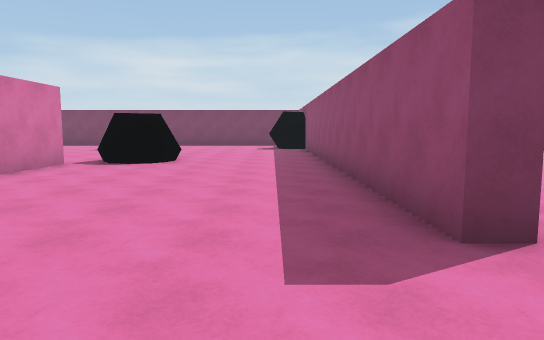
View 1 (above)

24 first-person views from a walk through a Unity game level. The camera is 1.5 m above the floor, tilts 6° down and sees 70° across. The floor is counted in squares, 2 m on a side. Each view is taken from the middle of a square. On the plan, view 1 faces up. The plan holds only what a view shows up to about 12 squares ahead; the rest is blank. The place goes on beyond the plan. The player is left out.

View 2
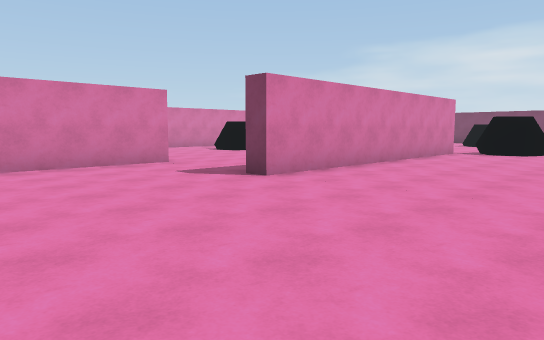

View 3
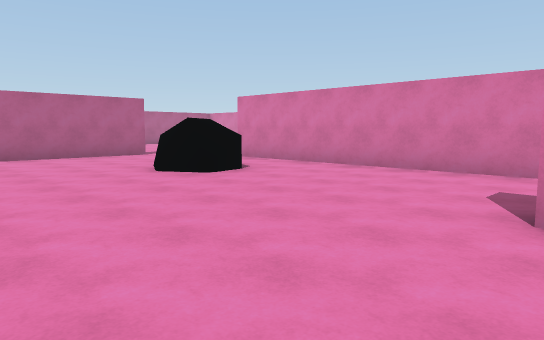

View 4
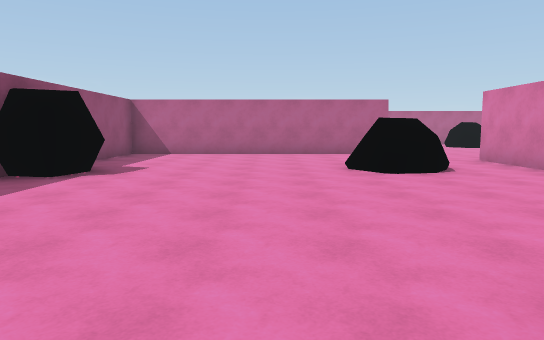

View 5
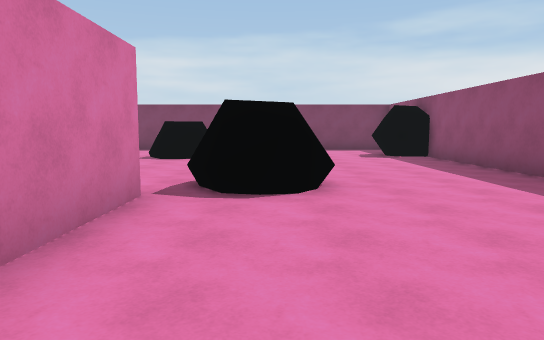

View 6
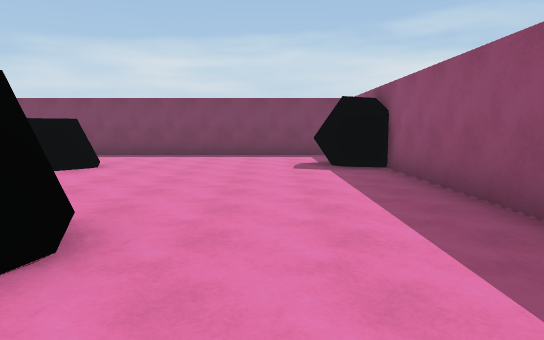

View 7
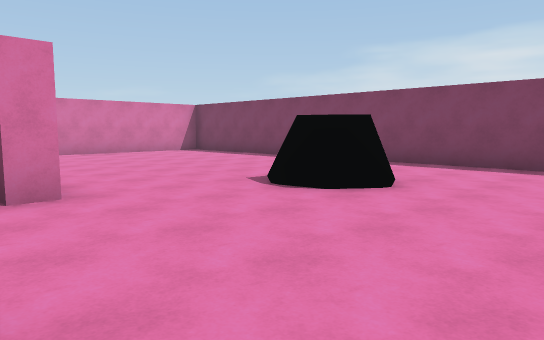

View 8
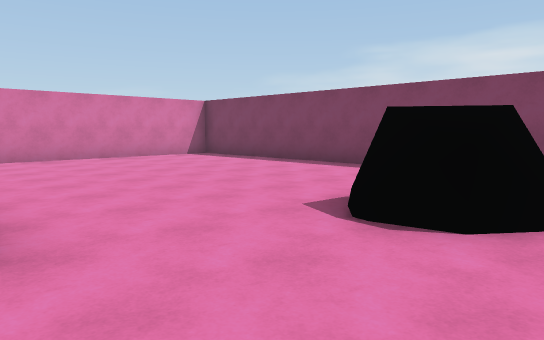

View 9
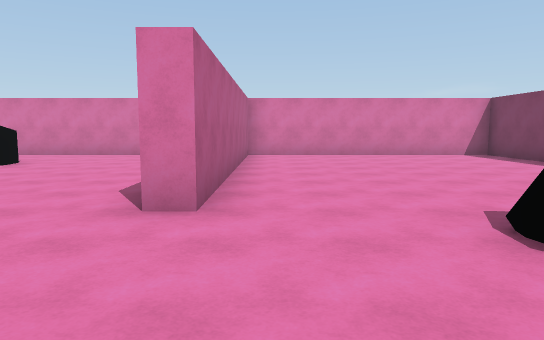

View 10
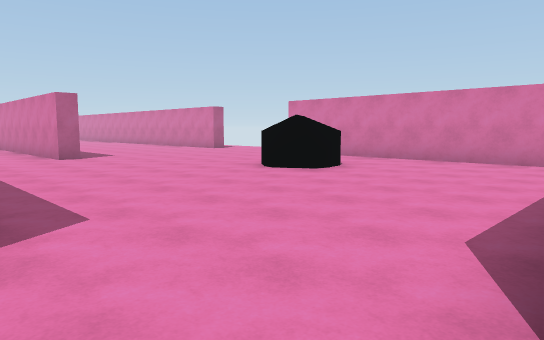

View 11
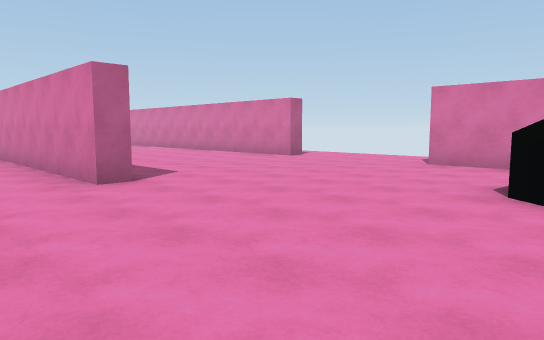

View 12
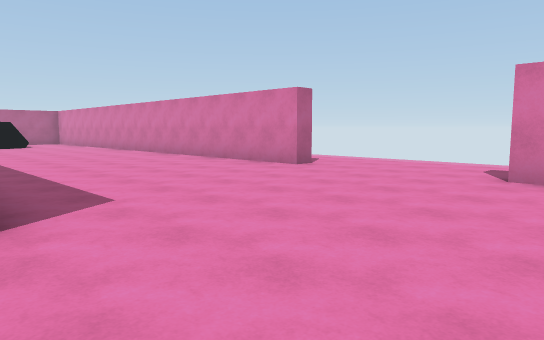

View 13
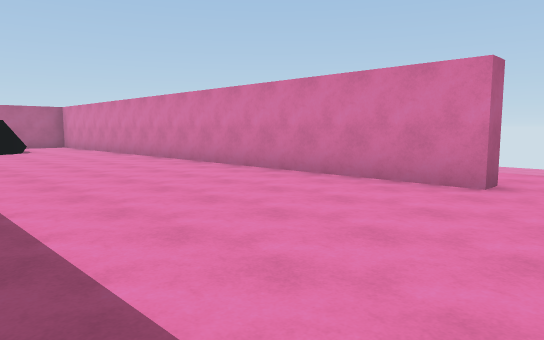

View 14
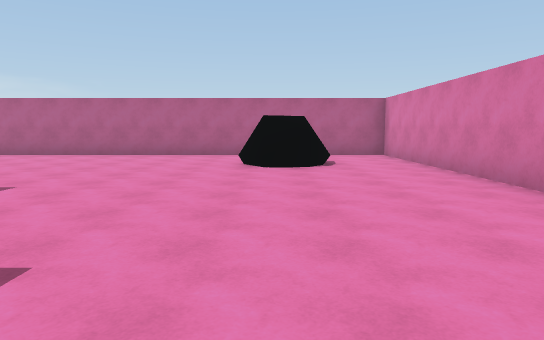

View 15
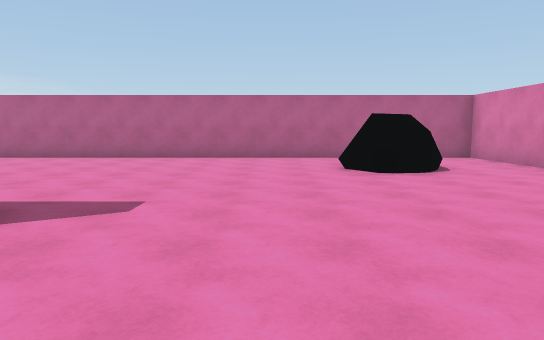

View 16
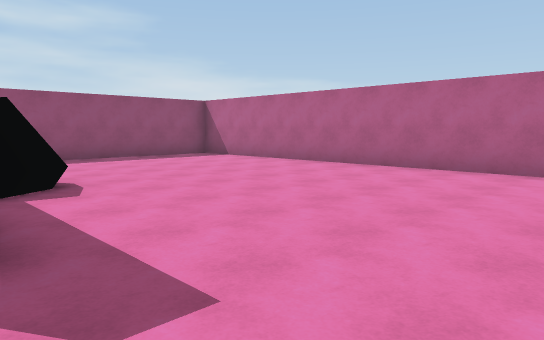

View 17
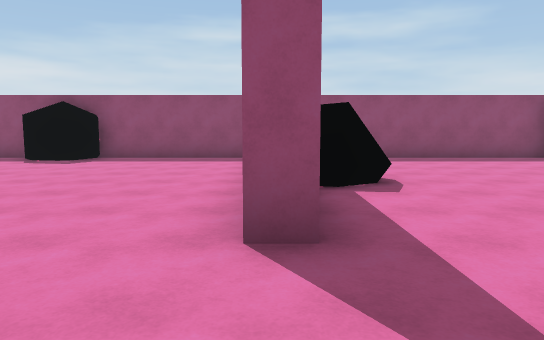

View 18
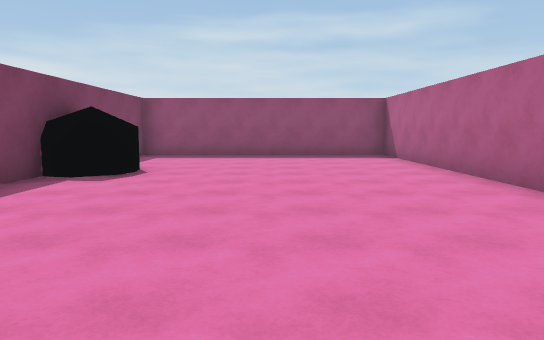

View 19
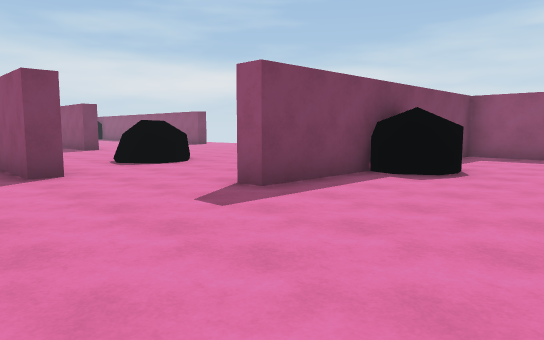

View 20
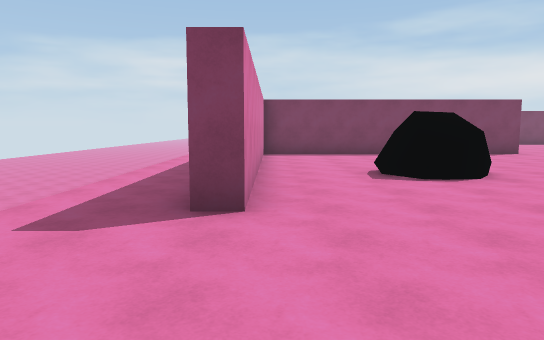

View 21
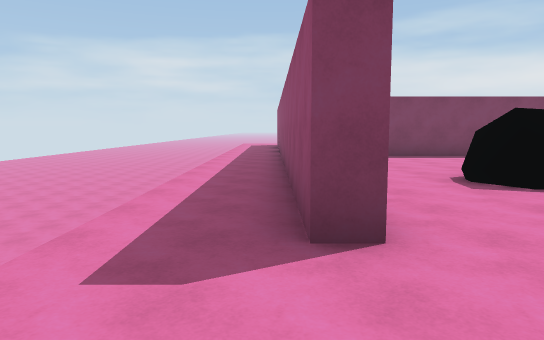

View 22
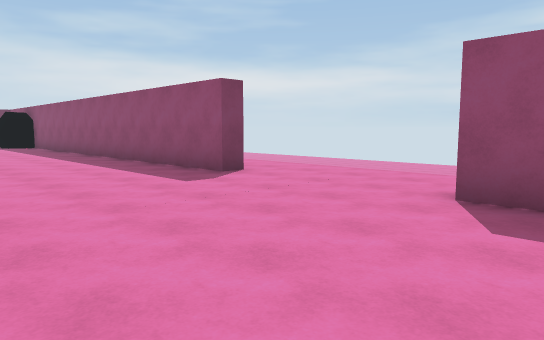

View 23
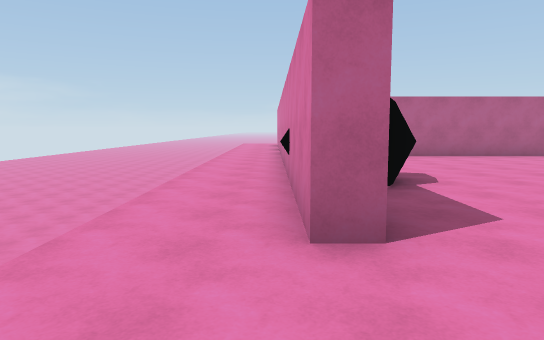

View 24
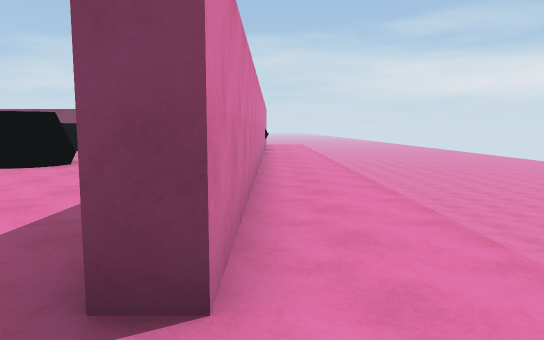

### Floor plan
Points are (right, up) in squares from view 1. A wall is a line through its corners. A room is listed if a view was taken in it or the views show most of it. See-through windows are left out.
Room 1 (views 1, 2, 3, 4, 5, 6, 7, 8, 9, 10, 22, 23, 24)
walls: (-4.5, 8.4) (-4.5, 0.4) (-5, 0.4); (-8, 0.6) (-8, -7.4); (1.8, 12.1) (1.8, 2.5) (1.3, 2.5) (1.3, 14.3); (1.3, -3.4) (1.3, -1.5) (1.8, -1.5); (-13.9, 11.3) (-6.5, 11.3) (-6.5, 10.8); (0.5, 18.3) (-14.3, 18.3) (-14.3, 11.3); (-5.5, -9.8) (1.3, -9.8) (1.3, -5.7)
ways out: opening at (-7, -8.7) to room 2; opening at (-6.5, 1) to room 2; opening at (-6, 9.3) to room 2; opening at (3.5, -2) to room 2
objects: other object (-6, -6) to (-5, -5); other object (-6, 14) to (-5, 15); other object (-4, 9) to (-2, 10); other object (0, -5) to (1, -4); other object (0, 15) to (1, 16)
Room 2 (views 11, 12, 13, 14, 15, 16, 17, 18, 19, 20, 21)
walls: (-8.6, 0.6) (-8, 0.6); (-8, -7.4) (-8.5, -7.4) (-8.5, -5.5); (-14.9, -1.5) (-14.3, -1.5) (-14.3, -17.3) (1.3, -17.3) (1.3, -10.3) (0.5, -10.3); (-3.6, -10.3) (-6.5, -10.3) (-6.5, -9.8) (-5.5, -9.8); (1.8, -1.5) (1.8, -11); (-6.5, 10.8) (-14.2, 10.8); (-14.3, 10.1) (-14.3, 2.5) (-14.7, 2.5) (-14.7, 12)
ways out: opening at (-7, -8.7) to room 1; opening at (-6.5, 1) to room 1; opening at (-6, 9.3) to room 1; opening at (3.5, -2) to room 1
objects: other object (-12, -15) to (-11, -14); other object (-12, 5) to (-11, 6); other object (-4, -11) to (-3, -10)

Positions as (right, up) in squares from view 1, and headings:
1: (0, 0), facing up
2: (0, -4), facing up-left
3: (-1, 1), facing down-left
4: (-3, 2), facing down
5: (-3, 4), facing up
6: (-1, 7), facing up
7: (-2, 10), facing up-left
8: (-4, 11), facing up-left
9: (-3, 12), facing left
10: (-5, 11), facing down-left
11: (-6, 6), facing down-left
12: (-8, 4), facing down-left
13: (-9, 0), facing down-left
14: (-11, -6), facing down
15: (-9, -7), facing down
16: (-9, -10), facing down-right
17: (-9, -10), facing right
18: (-10, -14), facing right
19: (-10, -14), facing up-right
20: (-14, -1), facing up
21: (-15, 0), facing up
22: (-3, -3), facing up-right
23: (2, 1), facing down
24: (2, 1), facing up
